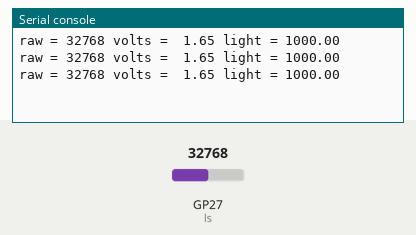
Simulated run of this program. Board: Raspberry Pi Pico running CircuitPython. On the bench: the last lines printed to the serial console. Inputs (shaded band) come from the test bench; at power-on: GP27 (ls) = 32768 (analog values on the 0–65535 scale).

Above: at 1.2 s.
1.3 s: GP27 (ls) set to 7864
At 1.9 s:
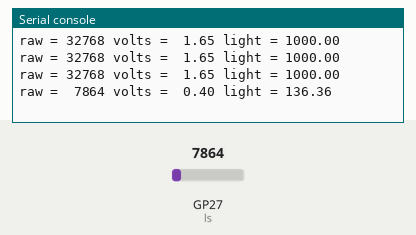
3.0 s: GP27 (ls) set to 0
At 3.4 s:
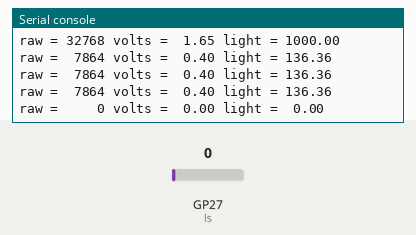

Measured:
- after the input at 1.3 s, the serial console: prints a new line after 0.20 s (image 1)
- after the input at 3.0 s, the serial console: prints a new line at once (image 2)

The program:

grove_lightsensor.py
```python
'''
Grove Light Sensor

Buy Here:
https://my.cytron.io/p-grove-light-sensor-v1.2
'''

import time
import board
import analogio

ls = analogio.AnalogIn(board.GP27)

def get_voltage(raw):
    return (raw * 3.3) / 65536

while True:
    raw = ls.value
    volts = get_voltage(raw)
    print("raw = {:5d} volts = {:5.2f} light = {:5.2f}".format(raw, volts, raw/(65536-raw)*1000))
    time.sleep(0.5)
```
